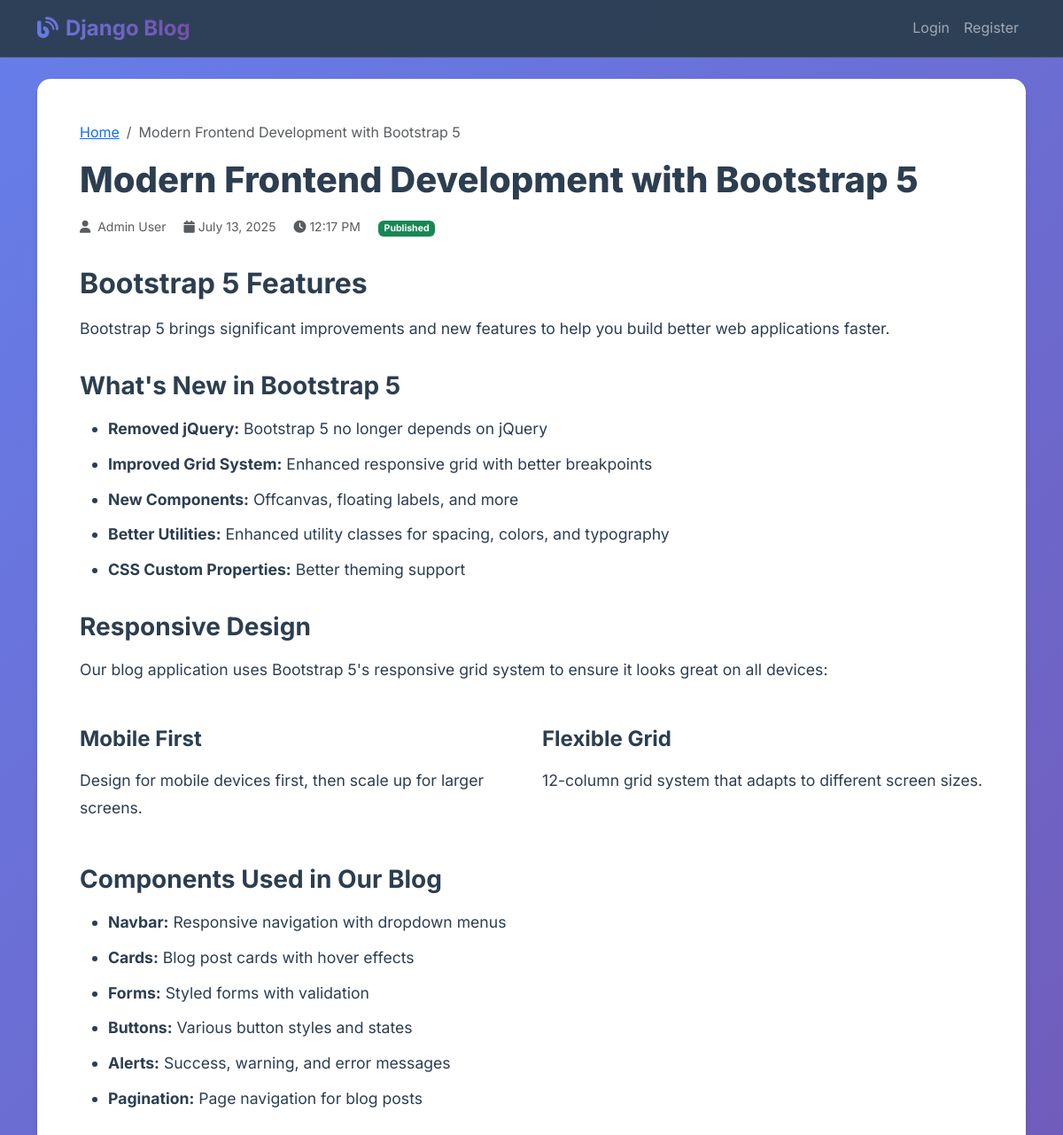
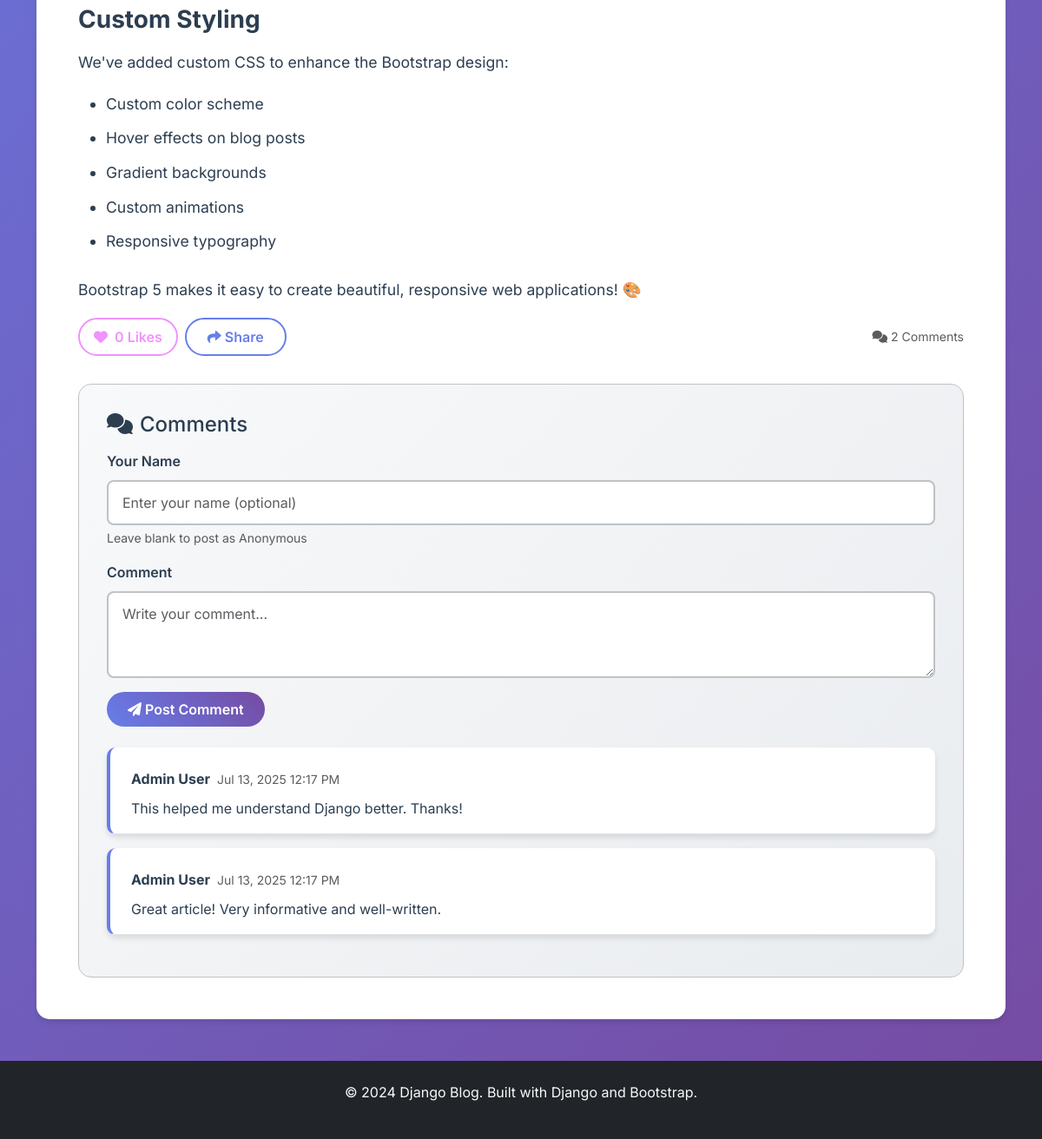
Screenshot of /post/modern-frontend-development-with-bootstrap-5/ with the database file from the repository (2 pictures, top to bottom).
### blog/models.py (models this page shows, shortened)
class BlogPost(models.Model):
    STATUS_CHOICES = [
        ('draft', 'Draft'),
        ('published', 'Published')
    ]
    title = models.CharField(max_length=200)
    content = RichTextField()
    author = models.ForeignKey(User, on_delete=models.CASCADE, related_name='blog_posts')
    timestamp = models.DateTimeField(auto_now_add=True)
    updated_at = models.DateTimeField(auto_now=True)
    status = models.CharField(max_length=10, choices=STATUS_CHOICES, default='draft')
    slug = models.SlugField(max_length=200, unique=True, blank=True)
    excerpt = models.TextField(max_length=500, blank=True)
    class Meta:
        ordering = ['-timestamp']
    @property
    def like_count(self):
        return self.likes.count()
    @property
    def comment_count(self):
        return self.comments.count()

class Comment(models.Model):
    post = models.ForeignKey(BlogPost, on_delete=models.CASCADE, related_name='comments')
    author = models.ForeignKey(User, on_delete=models.CASCADE, null=True, blank=True)
    guest_name = models.CharField(max_length=100, blank=True, null=True)
    content = models.TextField()
    created_at = models.DateTimeField(auto_now_add=True)
    is_approved = models.BooleanField(default=False)
    class Meta:
        ordering = ['-created_at']
    @property
    def display_name(self):
        if self.author:
            full_name = self.author.get_full_name()
            if full_name:
                return full_name
            else:
                username = self.author.username
                if '@' in username:
                    return username.split('@')[0].replace('.', ' ').title()
                else:
                    return username
        else:
            return self.guest_name or 'Anonymous'

### blog/views.py (the view)
# urls.py: path('post/<slug:slug>/', views.BlogDetailView.as_view(), name='blog_detail'),
class BlogDetailView(DetailView):
    model = BlogPost
    template_name = 'blog/blog_detail.html'
    context_object_name = 'post'
    slug_url_kwarg = 'slug'
    slug_field = 'slug'
    def get_queryset(self):
        return BlogPost.objects.filter(status='published')
    def post(self, request, *args, **kwargs):
        post = self.get_object()
        comment_content = request.POST.get('comment_content')
        if not comment_content:
            messages.error(request, 'Please enter a comment.')
            return redirect('blog_detail', slug=post.slug)
        if request.user.is_authenticated:
            author = request.user
        else:
            guest_name = request.POST.get('guest_name', 'Anonymous')
            author = None
        comment = Comment.objects.create(
            post=post,
            author=author,
            content=comment_content,
            guest_name=guest_name if not request.user.is_authenticated else None,
            is_approved=True
        )
        messages.success(request, 'Comment posted successfully!')
        return redirect('blog_detail', slug=post.slug)

### templates/blog/blog_detail.html (shortened to what this page needs)
{% extends 'base.html' %}
{% block content %}
<article class="blog-detail">
    <nav aria-label="breadcrumb">
        <ol class="breadcrumb">
            <li class="breadcrumb-item"><a href="{% url 'blog_list' %}">Home</a></li>
            <li class="breadcrumb-item active">{{ post.title }}</li>
        </ol>
    </nav>
    <header class="mb-4">
        <h1 class="display-5 mb-3">{{ post.title }}</h1>
        <div class="text-muted mb-3">
            <small>
                <i class="fas fa-user me-1"></i>
                {% if post.author.get_full_name %}
                    {{ post.author.get_full_name }}
                {% else %}
                    {% if '@' in post.author.username %}
                        {{ post.author.username|slice:":@"|title }}
                    {% else %}
                        {{ post.author.username }}
                    {% endif %}
                {% endif %}
                <i class="fas fa-calendar ms-3 me-1"></i>{{ post.timestamp|date:"F d, Y" }}
                <i class="fas fa-clock ms-3 me-1"></i>{{ post.timestamp|date:"g:i A" }}
                <span class="badge bg-{% if post.status == 'published' %}success{% else %}warning{% endif %} ms-3">
                    {{ post.status|title }}
                </span>
            </small>
        </div>
    </header>
    <div class="blog-content">
        {{ post.content|safe }}
    </div>
    <div class="blog-actions mb-4">
        <div class="d-flex justify-content-between align-items-center">
            <div class="d-flex align-items-center">
                <button class="btn btn-outline-danger me-2 like-button" data-post-id="{{ post.id }}" id="like-btn-{{ post.id }}">
                    <i class="fas fa-heart me-1"></i>
                    <span id="like-count-{{ post.id }}">{{ post.like_count }}</span> Likes
                </button>
                <button class="btn btn-outline-primary me-2" onclick="sharePost()">
                    <i class="fas fa-share me-1"></i>Share
                </button>
            </div>
            <div class="text-muted">
                <small>
                    <i class="fas fa-comments me-1"></i>{{ post.comment_count }} Comments
                </small>
            </div>
        </div>
    </div>
    <div class="comment-section">
        <h4 class="mb-3">
            <i class="fas fa-comments me-2"></i>Comments
        </h4>
        <form id="comment-form" class="mb-4" method="post" action="{% url 'blog_detail' post.slug %}">
            {% if not user.is_authenticated %}
            <div class="mb-3">
                <label for="guest_name" class="form-label">Your Name</label>
                <input type="text" class="form-control" id="guest_name" name="guest_name" placeholder="Enter your name (optional)" maxlength="100">
                <div class="form-text">Leave blank to post as Anonymous</div>
            </div>
            {% endif %}
            <div class="mb-3">
                <label for="comment-content" class="form-label">Comment</label>
                <textarea class="form-control" id="comment-content" name="comment_content" rows="3" placeholder="Write your comment..." required></textarea>
            </div>
            <button type="submit" class="btn btn-primary">
                <i class="fas fa-paper-plane me-1"></i>Post Comment
            </button>
        </form>
        <div id="comments-list">
            {% for comment in post.comments.all %}
            {% if comment.is_approved %}
            <div class="comment-item border-bottom pb-3 mb-3">
                <div class="d-flex justify-content-between align-items-start">
                    <div class="flex-grow-1">
                        <div class="d-flex align-items-center mb-2">
                            <strong class="me-2">{{ comment.display_name }}</strong>
                            <small class="text-muted">{{ comment.created_at|date:"M d, Y g:i A" }}</small>
                        </div>
                        <p class="mb-0">{{ comment.content }}</p>
                    </div>
                </div>
            </div>
            {% endif %}
            {% empty %}
            <p class="text-muted text-center py-3">No comments yet. Be the first to comment!</p>
            {% endfor %}
        </div>
    </div>
</article>
{% endblock %}

### static/css/custom.css (style rules this page uses)
:root { --primary-color: #667eea; --secondary-color: #764ba2; --accent-color: #f093fb; --success-color: #4facfe; --warning-color: #f093fb; --danger-color: #f093fb; --dark-color: #2c3e50; --light-color: #ecf0f1; --text-color: #2c3e50; --text-muted: #7f8c8d; --border-color: #bdc3c7; --shadow: 0 4px 6px rgba(0, 0, 0, 0.1); --shadow-hover: 0 8px 15px rgba(0, 0, 0, 0.2); --transition: all 0.3s ease; }
body { font-family: 'Inter', -apple-system, BlinkMacSystemFont, 'Segoe UI', Roboto, sans-serif; line-height: 1.6; color: var(--text-color); background: linear-gradient(135deg, #667eea 0%, #764ba2 100%); min-height: 100vh; }
.btn { border-radius: 25px; font-weight: 600; padding: 0.5rem 1.5rem; transition: var(--transition); border: none; }
.btn-primary { background: linear-gradient(45deg, var(--primary-color), var(--secondary-color)); border: none; }
.btn-outline-primary { border: 2px solid var(--primary-color); color: var(--primary-color); background: transparent; }
.btn-outline-danger { border: 2px solid var(--danger-color); color: var(--danger-color); }
.like-button { background: none; border: 2px solid var(--danger-color); color: var(--danger-color); border-radius: 25px; padding: 0.5rem 1rem; transition: var(--transition); cursor: pointer; }
.comment-section { background: linear-gradient(135deg, #f8f9fa 0%, #e9ecef 100%); border-radius: 15px; padding: 2rem; margin-top: 2rem; border: 1px solid var(--border-color); }
.comment-item { background: white; border-radius: 10px; padding: 1.5rem; margin-bottom: 1rem; box-shadow: var(--shadow); border-left: 4px solid var(--primary-color); }
.blog-detail { background: white; border-radius: 15px; padding: 3rem; box-shadow: var(--shadow); margin-bottom: 2rem; }
.blog-detail h1 { color: var(--text-color); font-weight: 800; margin-bottom: 1.5rem; font-size: 2.5rem; }
.blog-content { font-size: 1.1rem; line-height: 1.8; color: var(--text-color); }
.blog-content h2, .blog-content h3, .blog-content h4 { color: var(--text-color); font-weight: 700; margin-top: 2rem; margin-bottom: 1rem; }
.blog-content ul, .blog-content ol { margin-bottom: 1.5rem; }
.blog-content li { margin-bottom: 0.5rem; }
.form-control { border: 2px solid var(--border-color); border-radius: 8px; padding: 0.75rem 1rem; transition: var(--transition); }
.form-label { font-weight: 600; color: var(--text-color); margin-bottom: 0.5rem; }

### rows the page displays
BlogPost: title "Modern Frontend Development with Bootstrap 5", author.get_full_name "Admin User", timestamp "July 13, 2025", timestamp "12:17 PM", status "Published", content "Bootstrap 5 Features Bootstrap 5 brings significant improvements and new features to help you build better web applications faster. What's New in Bootstrap 5 Removed jQuery: Bootstrap 5 no longer depends on jQuery Improved Grid System: Enhanced responsive grid with better breakpoints New Components: Offcanvas, floating labels, and more Better Utilities: Enhanced utility classes for spacing, colors, and typography CSS Custom Properties: Better theming support Responsive Design Our blog application uses Bootstrap 5's responsive grid system to ensure it looks great on all devices: Mobile First Design for mobile devices first, then scale up for larger screens. Flexible Grid 12-column grid…", like_count "0", comment_count "2"
Comment: display_name "Admin User", created_at "Jul 13, 2025 12:17 PM", content "This helped me understand Django better. Thanks!"
Comment: display_name "Admin User", created_at "Jul 13, 2025 12:17 PM", content "Great article! Very informative and well-written."
